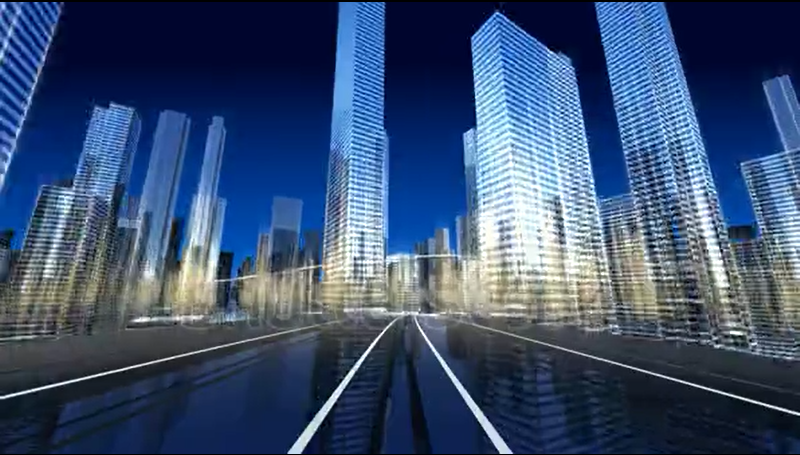
#> input picture pic.PNG, 800 x 455 px
$ python lane_detection_image_opm.py
#> lines starting #> are read from the running program, lines starting #| are printed output that depends on the picture; after the words box and inside, x2 and y2 are one past the last pixel; in counts of white or black regions, pixels touching at a corner belong together
#> further down, image is the input picture: shape (455, 800, 3); mean B, G, R 112.6, 79.6, 58.6
import cv2
import numpy as np

def make_points(image, line):
    slope, intercept = line
    y1 = int(image.shape[0])# bottom of the image
    y2 = int(y1*3.6/5)         # slightly lower than the middle
    x1 = int((y1 - intercept)/slope)
    x2 = int((y2 - intercept)/slope)
    return [[x1, y1, x2, y2]]


def average_slope_intercept(image, lines):
    left_fit    = []
    right_fit   = []
    if lines is None:
        return None
    for line in lines:
        for x1, y1, x2, y2 in line:
            fit = np.polyfit((x1,x2), (y1,y2), 1)
            slope = fit[0]
            intercept = fit[1]
            if slope < 0: # y is reversed in image
                left_fit.append((slope, intercept))
            else:
                right_fit.append((slope, intercept))
    # add more weight to longer lines
    left_fit_average  = np.average(left_fit, axis=0)
    right_fit_average = np.average(right_fit, axis=0)
    left_line  = make_points(image, left_fit_average)
    right_line = make_points(image, right_fit_average)
    averaged_lines = [left_line, right_line]
    return averaged_lines


def canny(image):
    gray = cv2.cvtColor(lane_image, cv2.COLOR_RGB2GRAY)
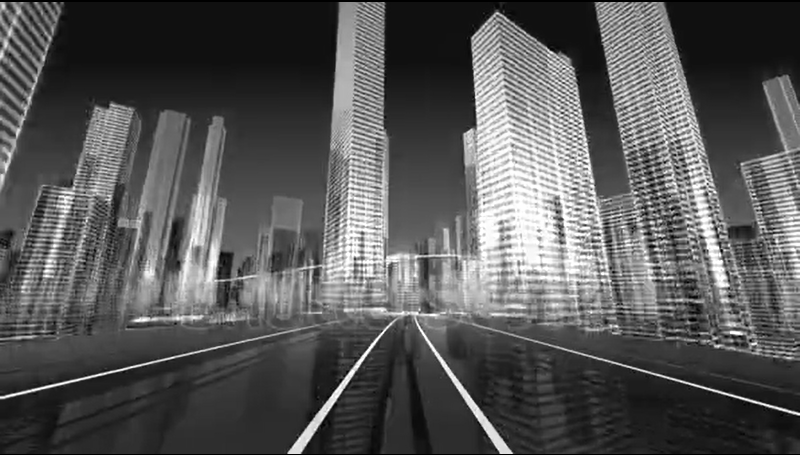
#> gray: shape (455, 800); min 0, max 255, mean 87
    kernel = 5
    blur = cv2.GaussianBlur(gray,(kernel, kernel),0)
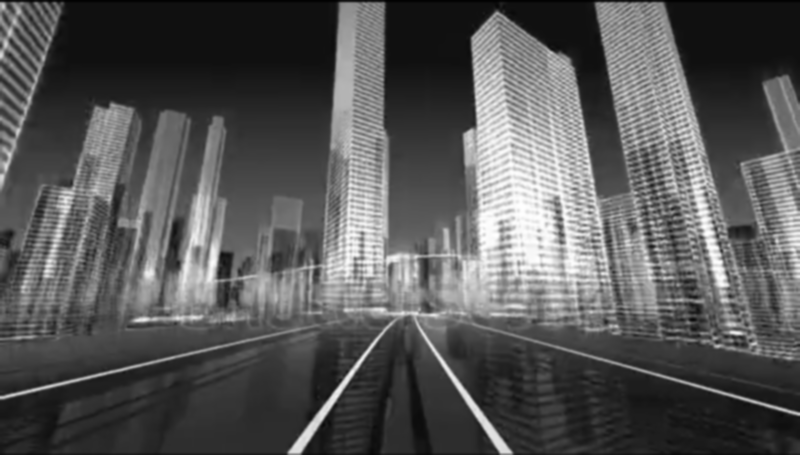
#> blur: shape (455, 800); min 2, max 255, mean 87.1
    canny = cv2.Canny(gray, 50, 150)
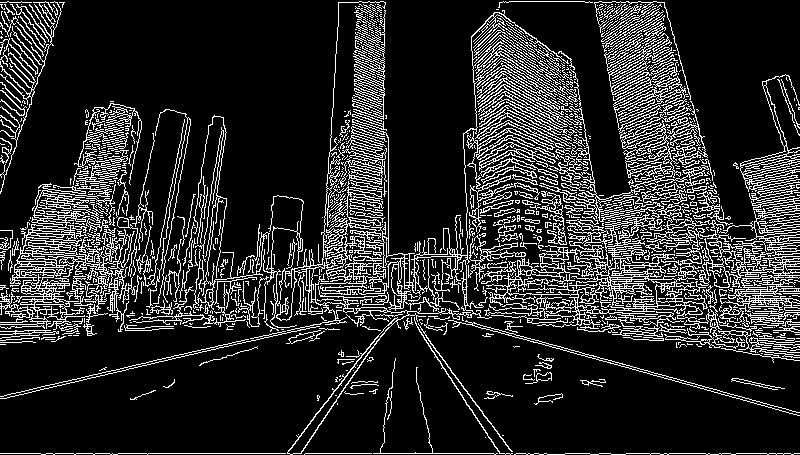
#> canny: shape (455, 800); 16.6% white in thin lines or dots
    return canny


def display_lines(image, lines):
    line_image = np.zeros_like(image)
    if lines is not None:
        for line in lines:
            for x1, y1, x2, y2 in line:
                cv2.line(line_image,(x1,y1),(x2,y2),(0,255,0),8)
    return line_image


def region_of_interest(image):
    height = image.shape[0]
#> height = 455

    polygons = np.array([[ (200, height), (401, 300), (650, height),]], np.int32)
#> polygons = [[200, 455], [401, 300], [650, 455]]
    mask = np.zeros_like(image)

    cv2.fillPoly(mask, polygons, 255)
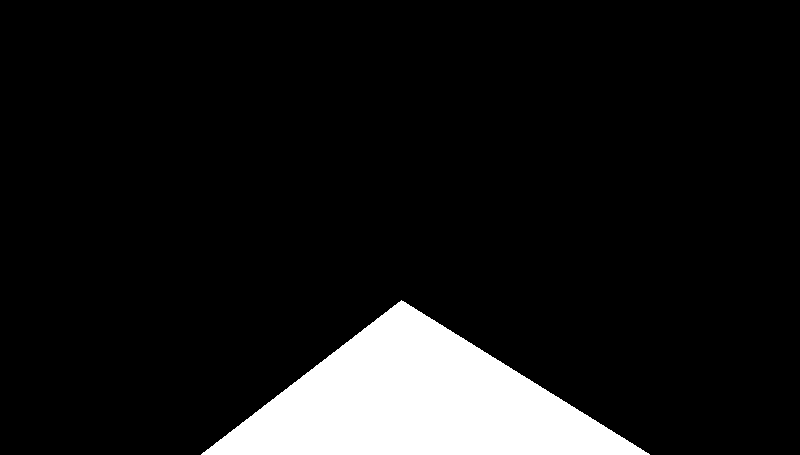
#> mask: shape (455, 800); 9.6% white; 1 white region, box (x1, y1, x2, y2) and area: (201, 300, 650, 455) 34945
    masked_image = cv2.bitwise_and(image, mask)
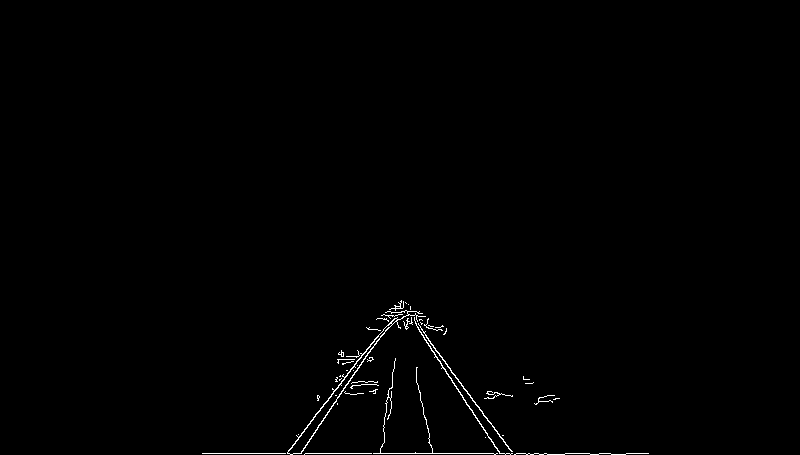
#> masked_image: shape (455, 800); 0.61% white in thin lines or dots, all inside (x1, y1, x2, y2) = (202, 300, 649, 455)
    return masked_image


image = cv2.imread('pic.PNG')
lane_image = np.copy(image)
canny = canny(lane_image)
cropped_canny = region_of_interest(canny)
lines = cv2.HoughLinesP(cropped_canny, 2, np.pi/180, 100, np.array([]), minLineLength=40,maxLineGap=5)
#> lines = [[202, 453, 546, 453], [400, 301, 498, 451], [287, 452, 384, 328], [305, 445, 354, 372], [408, 311, 500, 437], [301, 452, 371, 348]]
averaged_lines = average_slope_intercept(lane_image, lines)
#> the loop in average_slope_intercept, `for line in lines:` made 6 passes
#> after the loop in average_slope_intercept, `for line in lines:`: left_fit = [(-1.28, 818.9), (-1.49, 899.4), (-1.49, 899.2)]; right_fit = [(1.08e-16, 453), (1.53, -311.2), (1.37, -247.8)]
#> in average_slope_intercept, `left_fit_average  = np.average(left_fit, axis=0)`: left_fit_average = [-1.42, 872.5]
#> in average_slope_intercept, `right_fit_average = np.average(right_fit, axis=0)`: right_fit_average = [0.967, -35.34]
#> in make_points, `slope, intercept = line`: slope = -1.42; intercept = 872.5
#> in make_points, `x1 = int((y1 - intercept)/slope)`: x1 = 294
#> in make_points, `x2 = int((y2 - intercept)/slope)`: x2 = 384
#> in average_slope_intercept, `left_line  = make_points(image, left_fit_average)`: left_line = [[294, 455, 384, 327]]
#> in average_slope_intercept, `right_line = make_points(image, right_fit_average)`: right_line = [[507, 455, 374, 327]]
#> in average_slope_intercept, `averaged_lines = [left_line, right_line]`: averaged_lines = [[[294, 455, 384, 327]], [[507, 455, 374, 327]]]
#> averaged_lines = [[[294, 455, 384, 327]], [[507, 455, 374, 327]]]
line_image = display_lines(lane_image, averaged_lines)
#> the loop in display_lines, `for line in lines:` made 2 passes
#> after the loop in display_lines, `for line in lines:`:
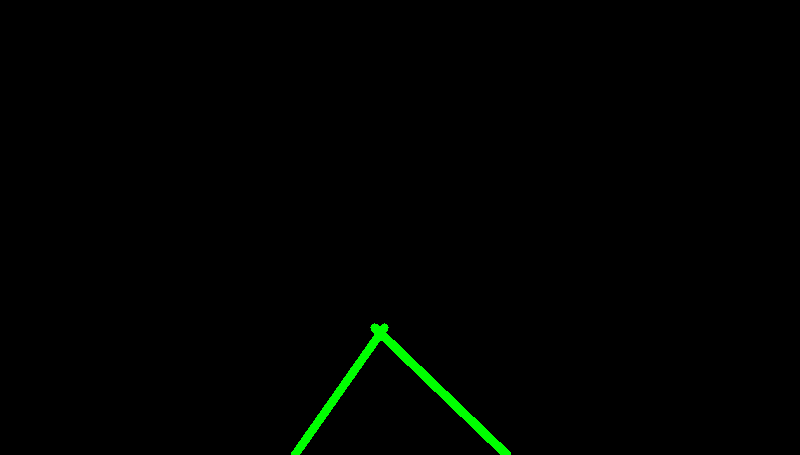
#> line_image: shape (455, 800, 3); mean of channels 0, 1, 2 0, 2.1, 0; drawn as B, G, R
combo_image = cv2.addWeighted(lane_image, 0.8, line_image, 1, 0)
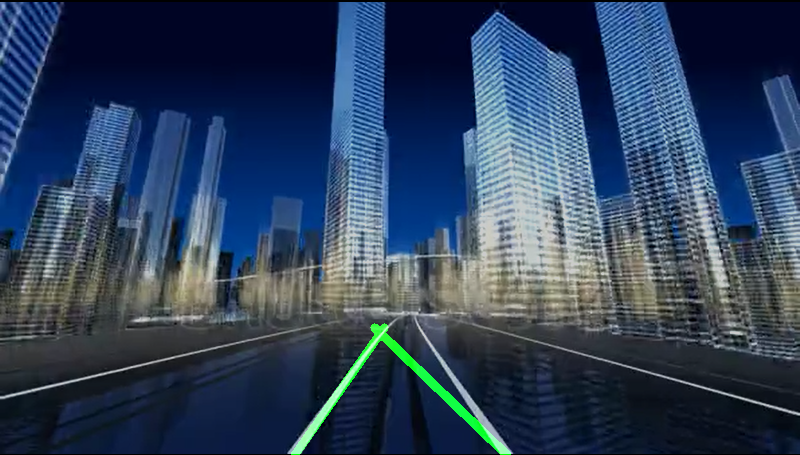
#> combo_image: shape (455, 800, 3); mean B, G, R 90.1, 65, 46.9

cv2.imshow('result', line_image)
cv2.waitKey(0)
